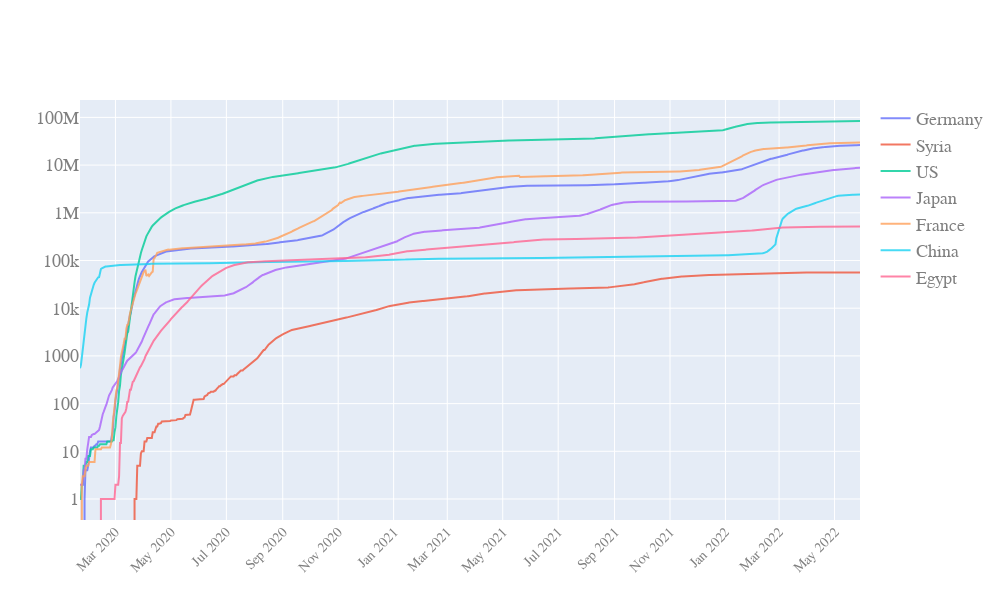

The code cell stored with this chart in its notebook:
### Code cell
quick_plot(df_analyse.date,
           df_analyse.iloc[:,1:],
           y_scale='log',
           slider=False)

### Figure 1 — Plotly figure (JSON) as saved in the notebook; plotly's stock layout.template omitted (floating-point values rounded to 4 significant figures; data arrays with more than 128 entries replaced by an {"elided": "..."} marker saying what was removed)
{"data": [{"name": "Germany", "opacity": 0.8, "type": "scatter", "x": {"elided": "859 str values"}, "y": {"elided": "859 int values"}}, {"name": "Syria", "opacity": 0.8, "type": "scatter", "x": {"elided": "859 str values"}, "y": {"elided": "859 int values"}}, {"name": "US", "opacity": 0.8, "type": "scatter", "x": {"elided": "859 str values"}, "y": {"elided": "859 int values"}}, {"name": "Japan", "opacity": 0.8, "type": "scatter", "x": {"elided": "859 str values"}, "y": {"elided": "859 int values"}}, {"name": "France", "opacity": 0.8, "type": "scatter", "x": {"elided": "859 str values"}, "y": {"elided": "859 int values"}}, {"name": "China", "opacity": 0.8, "type": "scatter", "x": {"elided": "859 str values"}, "y": {"elided": "859 int values"}}, {"name": "Egypt", "opacity": 0.8, "type": "scatter", "x": {"elided": "859 str values"}, "y": {"elided": "859 int values"}}], "layout": {"autosize": true, "font": {"color": "#7f7f7f", "family": "PT Sans, monospace", "size": 18}, "height": 600, "width": 1000, "xaxis": {"nticks": 20, "tickangle": -45, "tickfont": {"color": "#7f7f7f", "size": 14}}, "yaxis": {"type": "log"}}}
